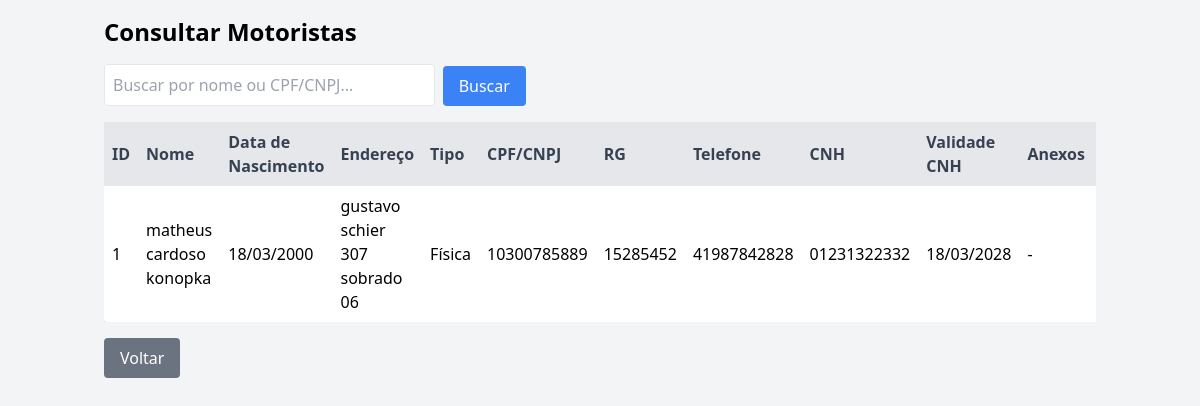
/consultar_motoristas, run on the app's committed database.
### app.py (models this page shows)
class Motorista(db.Model):
    id = db.Column(db.Integer, primary_key=True)
    nome = db.Column(db.String(100), nullable=False)
    data_nascimento = db.Column(db.Date, nullable=False)
    endereco = db.Column(db.String(200), nullable=False)
    pessoa_tipo = db.Column(db.String(10), nullable=False)  # 'fisica' ou 'juridica'
    cpf_cnpj = db.Column(db.String(14), unique=True, nullable=False, index=True)
    rg = db.Column(db.String(9), nullable=True)
    telefone = db.Column(db.String(11), nullable=False)
    cnh = db.Column(db.String(11), unique=True, nullable=False, index=True)
    validade_cnh = db.Column(db.Date, nullable=False)
    created_at = db.Column(db.DateTime, default=datetime.utcnow)
    anexos = db.Column(db.String(500), nullable=True)  # URLs dos arquivos no Cloudflare R2, separadas por vírgula
    viagens = db.relationship('Viagem', backref='motorista')  # Relacionamento com Viagem

### app.py (the view)
@app.route('/consultar_motoristas', methods=['GET'])
def consultar_motoristas():
    search_query = request.args.get('search', '').strip()
    query = Motorista.query
    if search_query:
        query = query.filter(
            (Motorista.nome.ilike(f'%{search_query}%')) |
            (Motorista.cpf_cnpj.ilike(f'%{search_query}%'))
        )
    motoristas = query.order_by(Motorista.nome.asc()).all()
    return render_template('consultar_motoristas.html', motoristas=motoristas, search_query=search_query)

### templates/consultar_motoristas.html (shortened to what this page needs)
<!DOCTYPE html>
<html lang="pt-BR">
<head>
    <link href="https://cdn.jsdelivr.net/npm/tailwindcss@2.2.19/dist/tailwind.min.css" rel="stylesheet">
</head>
<body class="bg-gray-100">
    <div class="container mx-auto p-4">
        <h1 class="text-2xl font-bold mb-4">Consultar Motoristas</h1>
        <form method="GET" class="mb-4">
            <div class="flex flex-col md:flex-row md:items-end">
                <div class="md:w-1/3 mb-2 md:mb-0">
                    <input type="text" name="search" class="w-full p-2 border rounded" placeholder="Buscar por nome ou CPF/CNPJ..." value="{{ search_query or '' }}">
                </div>
                <div class="md:ml-2">
                    <button type="submit" class="bg-blue-500 text-white px-4 py-2 rounded">Buscar</button>
                </div>
            </div>
        </form>
        <div class="overflow-x-auto">
            <table class="w-full bg-white shadow-md rounded">
                <thead>
                    <tr class="bg-gray-200 text-gray-700">
                        <th class="p-2 text-left">ID</th>
                        <th class="p-2 text-left">Nome</th>
                        <th class="p-2 text-left">Data de Nascimento</th>
                        <th class="p-2 text-left">Endereço</th>
                        <th class="p-2 text-left">Tipo</th>
                        <th class="p-2 text-left">CPF/CNPJ</th>
                        <th class="p-2 text-left">RG</th>
                        <th class="p-2 text-left">Telefone</th>
                        <th class="p-2 text-left">CNH</th>
                        <th class="p-2 text-left">Validade CNH</th>
                        <th class="p-2 text-left">Anexos</th>
                        <th class="p-2 text-left">Ações</th>
                    </tr>
                </thead>
                <tbody>
                    {% for motorista in motoristas %}
                        <tr>
                            <td class="p-2">{{ motorista.id }}</td>
                            <td class="p-2">{{ motorista.nome }}</td>
                            <td class="p-2">{{ motorista.data_nascimento.strftime('%d/%m/%Y') }}</td>
                            <td class="p-2">{{ motorista.endereco }}</td>
                            <td class="p-2">{{ 'Física' if motorista.pessoa_tipo == 'fisica' else 'Jurídica' }}</td>
                            <td class="p-2">{{ motorista.cpf_cnpj }}</td>
                            <td class="p-2">{{ motorista.rg or '-' }}</td>
                            <td class="p-2">{{ motorista.telefone }}</td>
                            <td class="p-2">{{ motorista.cnh }}</td>
                            <td class="p-2">{{ motorista.validade_cnh.strftime('%d/%m/%Y') }}</td>
                            <td class="p-2">
                                {% if motorista.anexos %}
                                    {% for anexo in motorista.anexos.split(',') %}
                                        {% set filename = anexo.split('/')[-1] %}
                                        <div class="flex items-center">
                                            <a href="{{ anexo }}" target="_blank" class="text-blue-500 underline">{{ filename }}</a>
                                            <a href="{{ url_for('excluir_anexo', motorista_id=motorista.id, anexo=anexo) }}" class="ml-2 text-red-500 text-sm" onclick="return confirm('Tem certeza que deseja excluir o anexo {{ filename }}?')">Excluir</a>
                                        </div>
                                    {% endfor %}
                                {% else %}
                                    -
                                {% endif %}
                            </td>
                            <td class="p-2">
                            </td>
                        </tr>
                    {% endfor %}
                </tbody>
            </table>
        </div>
        <a href="{{ url_for('index') }}" class="bg-gray-500 text-white px-4 py-2 rounded mt-4 inline-block">Voltar</a>
    </div>
</body>
</html>

### data on the page
Motorista: id "1", nome "matheus cardoso konopka", data_nascimento "18/03/2000", endereco "gustavo schier 307 sobrado 06", pessoa_tipo "Física", cpf_cnpj "10300785889", rg "15285452", telefone "41987842828", cnh "01231322332", validade_cnh "18/03/2028"
